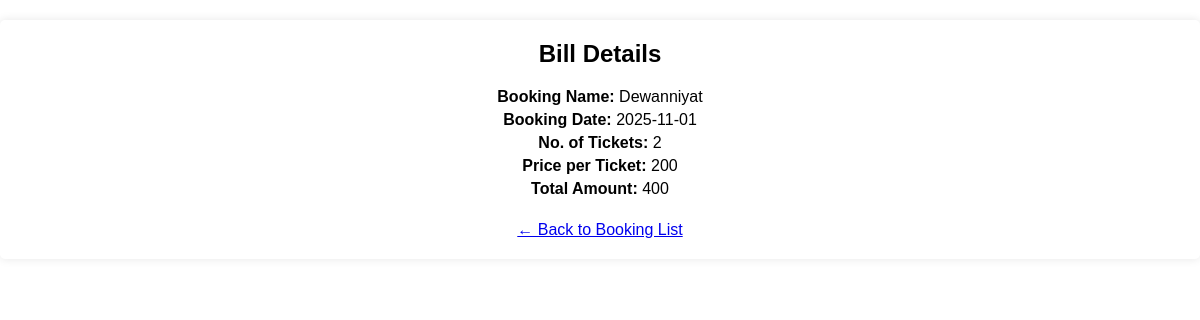
Screenshot of /bills.php?booking_id=24 with the database file from the repository.
### tables this page shows
CREATE TABLE `movie` (
  `booking_id` int(20) NOT NULL,
  `booking_name` varchar(90) NOT NULL,
  `booking_date` date NOT NULL,
  `no_of_tickets` int(11) NOT NULL,
  `price` int(11) NOT NULL
);

### bills.php (the view, shortened to what this page needs)
<?php
include 'Conn.php';
if (isset($_GET['booking_id'])) {
    $id = $_GET['booking_id'];
    $queue = "SELECT * FROM Movie WHERE booking_id='$id'";
    $query = mysqli_query($conn, $queue);
    $res = mysqli_fetch_array($query);
?>
<html>
<head>
  <link rel="stylesheet" href="bills.css">
</head>
<body>
  <div class="container">
    <div class="title">Bill Details</div>
    <p><b>Booking Name:</b> <?php echo $res['booking_name']; ?></p>
    <p><b>Booking Date:</b> <?php echo $res['booking_date']; ?></p>
    <p><b>No. of Tickets:</b> <?php echo $res['no_of_tickets']; ?></p>
    <p><b>Price per Ticket:</b> <?php echo $res['price']; ?></p>
    <p><b>Total Amount:</b> <?php echo $res['no_of_tickets'] * $res['price']; ?></p>
    <br>
    <a href="Display.php">← Back to Booking List</a>
  </div>
</body>
</html>
<?php
} else {
    echo "Invalid Booking ID!";
}
?>

### bills.css (style rules this page uses)
body { font-family: Arial, sans-serif; margin: 0; padding: 0; width: 100%; background-image: url('bis.jpg') no-repeat center center fixed; background-size: cover; }
.container { text-align: center; margin: 20px auto; padding: 20px; border-radius: 5px; box-shadow: 0 0 10px rgba(0, 0, 0, 0.1); }
.title { font-size: 24px; font-weight: bold; text-align: center; margin-bottom: 20px; }
.container p { margin: 5px 0; }

### rows the page displays
movie: booking_name "Dewanniyat", booking_date "2025-11-01", no_of_tickets "2", price "200", $res['no_of_tickets'] * $res['price'] "400"
